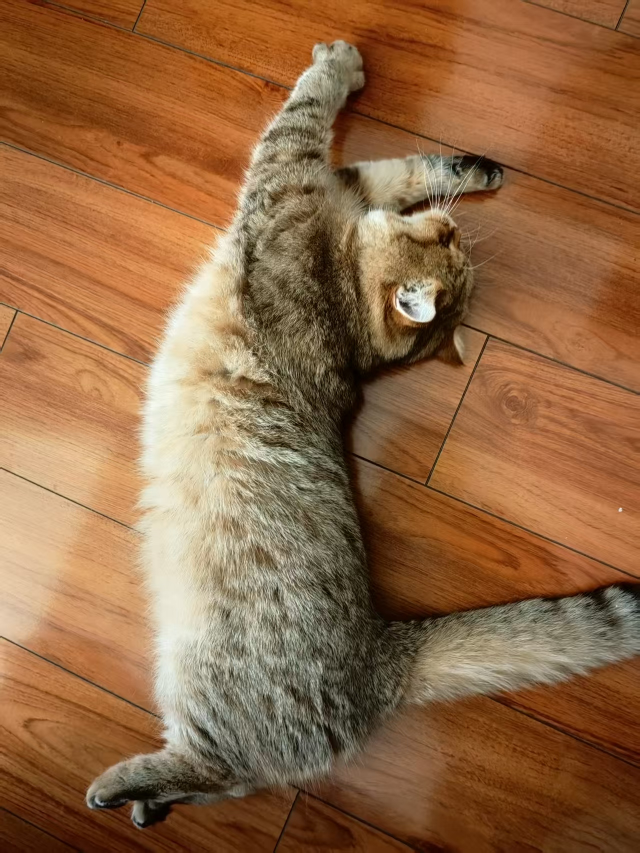
#> input picture references/photos/侧躺.jpg, 1279 x 1706 px (shown at 1/2 size); its folder holds only this picture in this run
$ python make_reference_contact_sheet.py
#> lines starting #> are read from the running program, lines starting #| are printed output that depends on the picture
#!/usr/bin/env python3
"""Build a compact labeled contact sheet from the local identity photos."""

from __future__ import annotations

import argparse
from pathlib import Path

from PIL import Image, ImageDraw, ImageFont, ImageOps


def load_font(size: int) -> ImageFont.FreeTypeFont | ImageFont.ImageFont:
    candidates = (
        Path(r"C:\Windows\Fonts\msyh.ttc"),
        Path(r"C:\Windows\Fonts\simhei.ttf"),
        Path("/usr/share/fonts/truetype/dejavu/DejaVuSans.ttf"),
    )
    for candidate in candidates:
        if candidate.exists():
            return ImageFont.truetype(str(candidate), size)
    return ImageFont.load_default()


def main() -> None:
    parser = argparse.ArgumentParser()
    parser.add_argument("--photos", type=Path, default=Path("references/photos"))
    parser.add_argument("--output", type=Path, default=Path("assets/reference-contact-sheet.jpg"))
    parser.add_argument("--columns", type=int, default=4)
    args = parser.parse_args()

    paths = sorted(
        path
        for path in args.photos.iterdir()
        if path.suffix.lower() in {".jpg", ".jpeg", ".png", ".webp"}
    )
    if not paths:
        raise SystemExit(f"No images found under {args.photos}")

    cell_w, image_h, label_h, margin = 320, 320, 42, 16
    rows = (len(paths) + args.columns - 1) // args.columns
    sheet = Image.new(
        "RGB",
        (
            margin + args.columns * (cell_w + margin),
            margin + rows * (image_h + label_h + margin),
        ),
        "#ece8df",
    )
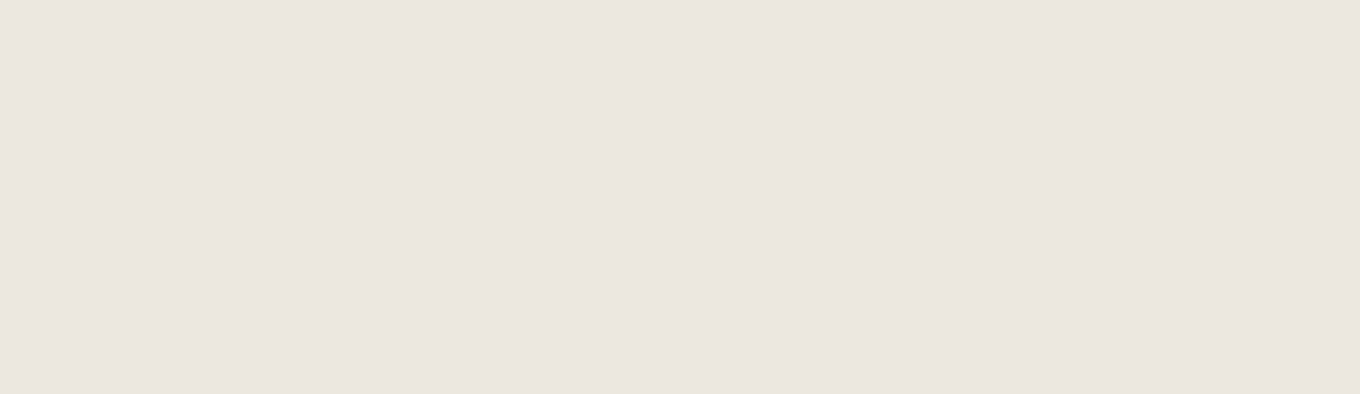
#> sheet: PIL image 1360x394 RGB; mean R, G, B 236, 232, 223
    draw = ImageDraw.Draw(sheet)
    font = load_font(18)

    for index, path in enumerate(paths):
        row, column = divmod(index, args.columns)
        x = margin + column * (cell_w + margin)
        y = margin + row * (image_h + label_h + margin)
        with Image.open(path) as source:
#> source is the input picture: PIL image 1279x1706 RGB; mean R, G, B 145.9, 104.2, 67.9
            image = ImageOps.exif_transpose(source).convert("RGB")
            fitted = ImageOps.fit(image, (cell_w, image_h), method=Image.Resampling.LANCZOS)
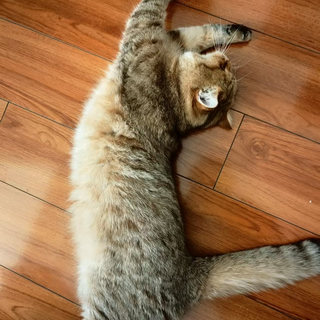
#> fitted: PIL image 320x320 RGB; mean R, G, B 153.6, 115.1, 79.4
        sheet.paste(fitted, (x, y))
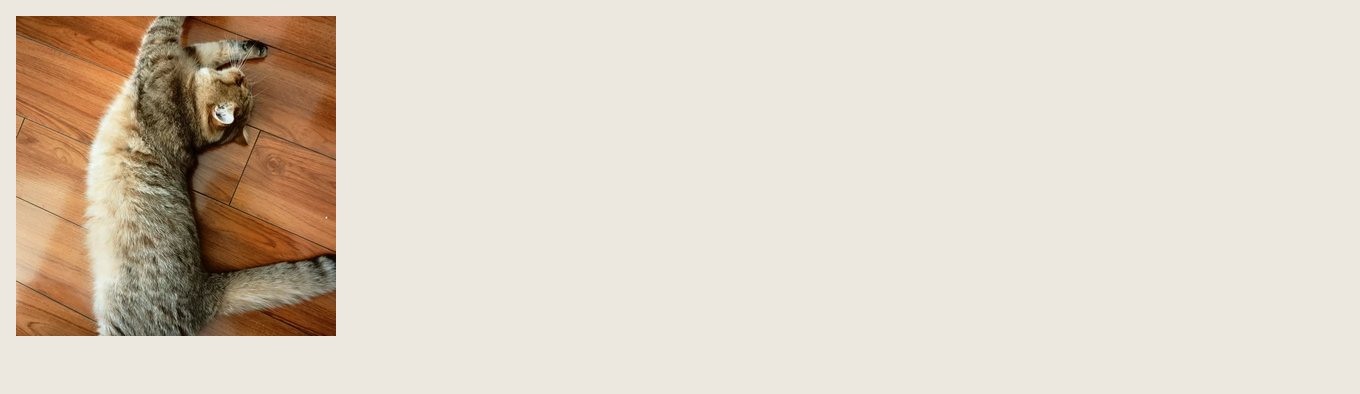
#> sheet: PIL image 1360x394 RGB; mean R, G, B 220.3, 209.7, 195.6
        label = path.stem
        bounds = draw.textbbox((0, 0), label, font=font)
#> bounds = (0, 4, 22, 20)
        tx = x + max(0, (cell_w - (bounds[2] - bounds[0])) // 2)
#> tx = 165
        draw.text((tx, y + image_h + 8), label, fill="#28231f", font=font)

    args.output.parent.mkdir(parents=True, exist_ok=True)
    sheet.save(args.output, quality=92, optimize=True)
    print(args.output.resolve())


if __name__ == "__main__":
    main()

$ run again, on references/photos/右侧1.jpg
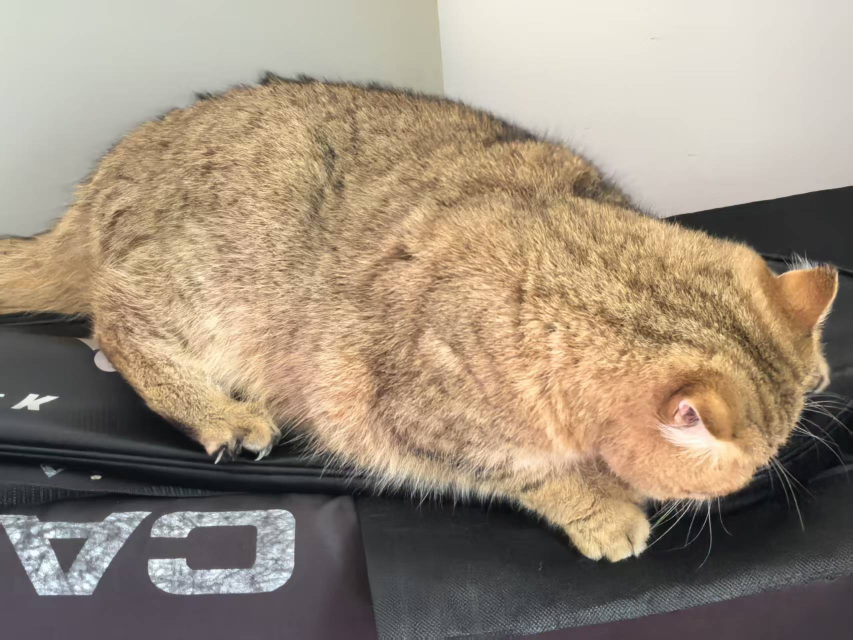
#> input picture references/photos/右侧1.jpg, 1706 x 1279 px (shown at 1/2 size)
#> in main, source is the input picture: PIL image 1706x1279 RGB; mean R, G, B 157.9, 142.7, 124.7
#> in main, `fitted = ImageOps.fit(image, (cell_w, image_h), method=Image.Resamplin..`:
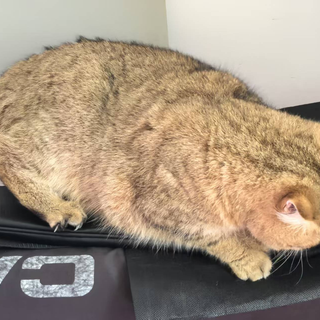
#> fitted: PIL image 320x320 RGB; mean R, G, B 166.3, 148.1, 127
#> in main, `sheet.paste(fitted, (x, y))`:
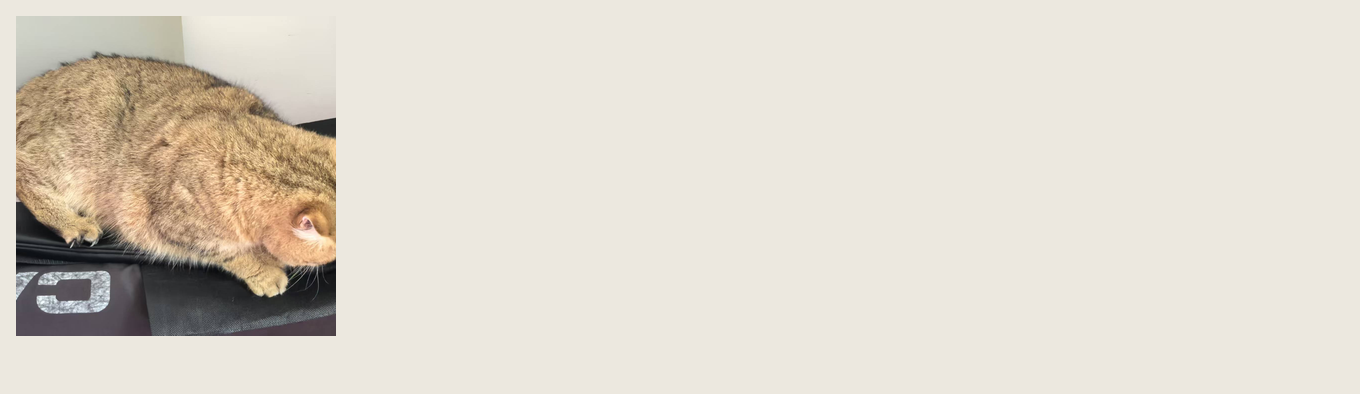
#> sheet: PIL image 1360x394 RGB; mean R, G, B 222.7, 216, 204.7
#> bounds = (0, 4, 33, 20)
#> tx = 159

$ run again, on references/photos/右侧2.jpg
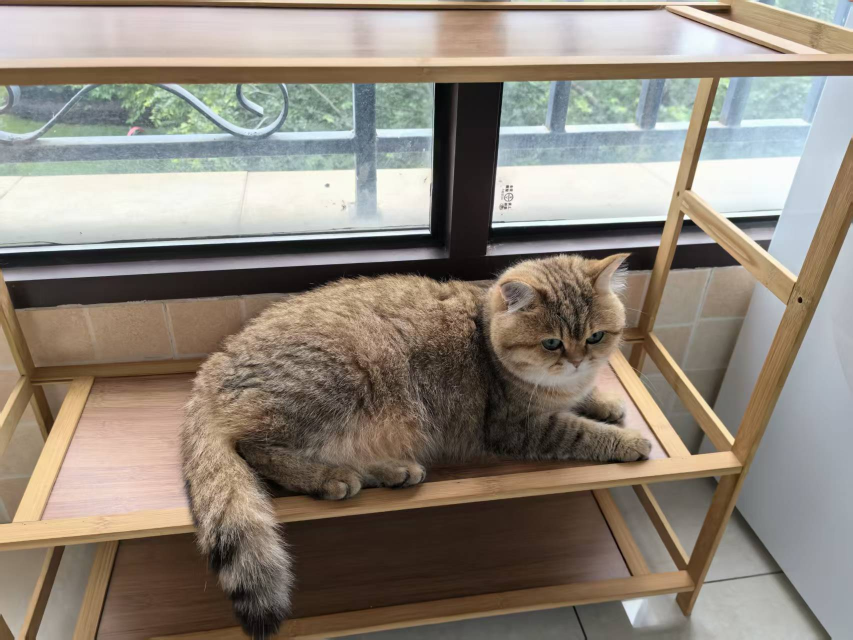
#> input picture references/photos/右侧2.jpg, 1706 x 1279 px (shown at 1/2 size)
#> in main, source is the input picture: PIL image 1706x1279 RGB; mean R, G, B 141.9, 132.7, 121.4
#> in main, `fitted = ImageOps.fit(image, (cell_w, image_h), method=Image.Resamplin..`:
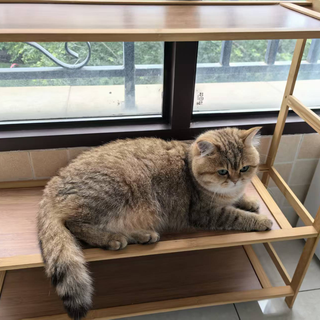
#> fitted: PIL image 320x320 RGB; mean R, G, B 134.2, 123.9, 112.1
#> in main, `sheet.paste(fitted, (x, y))`:
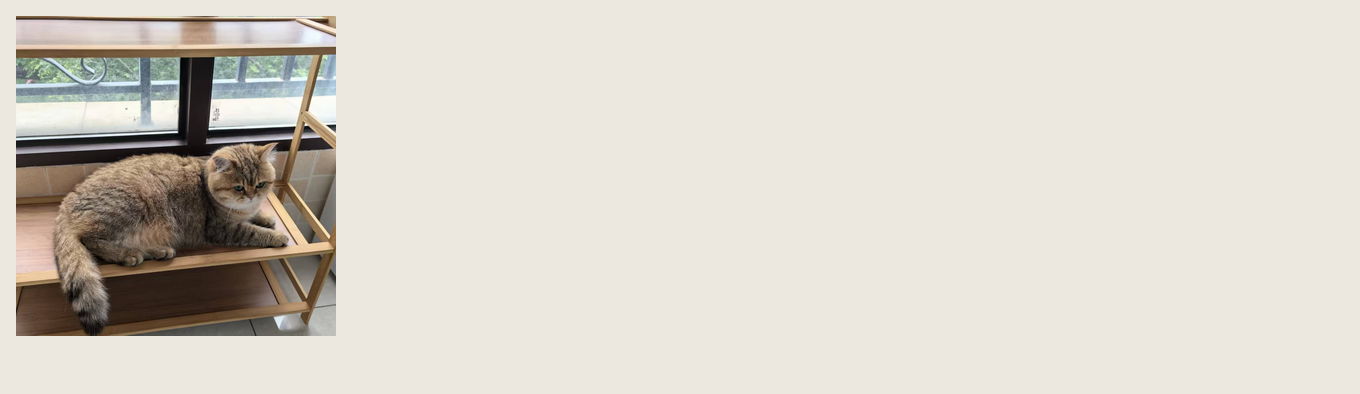
#> sheet: PIL image 1360x394 RGB; mean R, G, B 216.5, 211.4, 201.8
#> bounds = (0, 4, 33, 20)
#> tx = 159

$ run again, on references/photos/坐姿.jpg
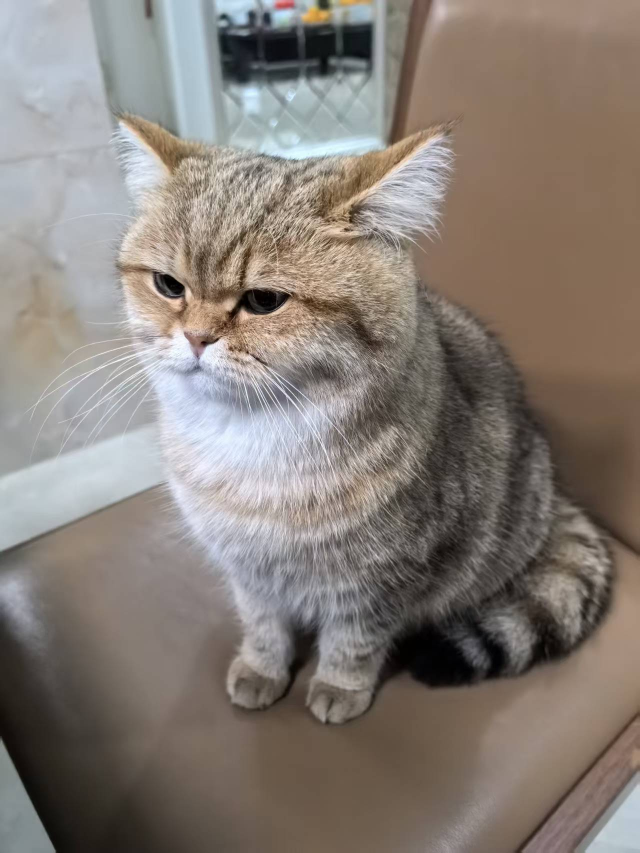
#> input picture references/photos/坐姿.jpg, 1279 x 1706 px (shown at 1/2 size)
#> in main, source is the input picture: PIL image 1279x1706 RGB; mean R, G, B 133.9, 125.1, 118.2
#> in main, `fitted = ImageOps.fit(image, (cell_w, image_h), method=Image.Resamplin..`:
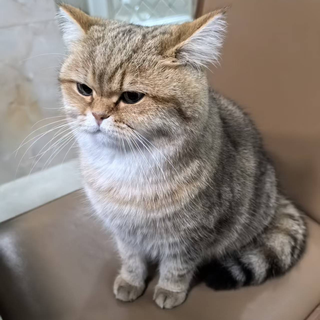
#> fitted: PIL image 320x320 RGB; mean R, G, B 137.4, 128, 121
#> in main, `sheet.paste(fitted, (x, y))`:
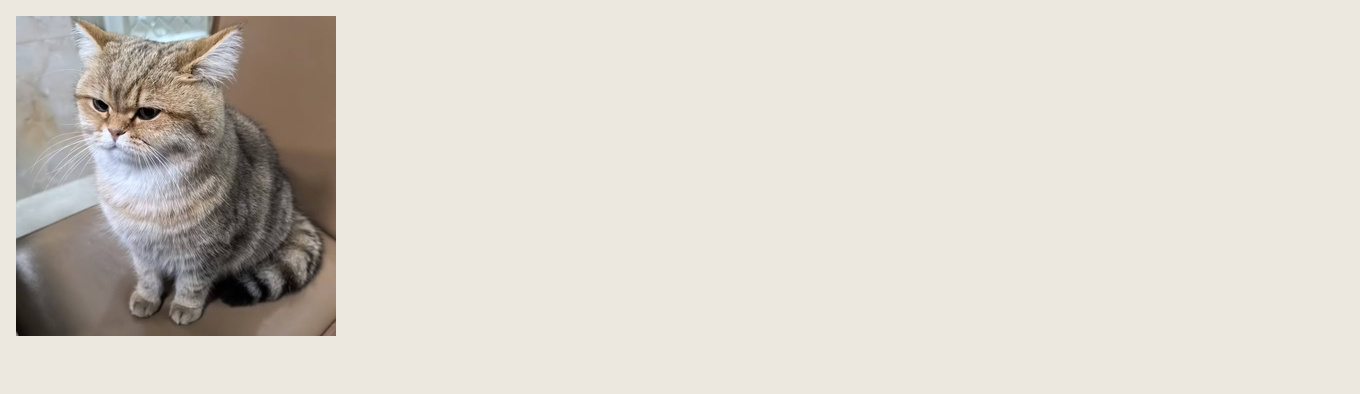
#> sheet: PIL image 1360x394 RGB; mean R, G, B 217.2, 212.1, 203.5
#> bounds = (0, 4, 22, 20)
#> tx = 165

$ run again, on references/photos/侧躺1.jpg
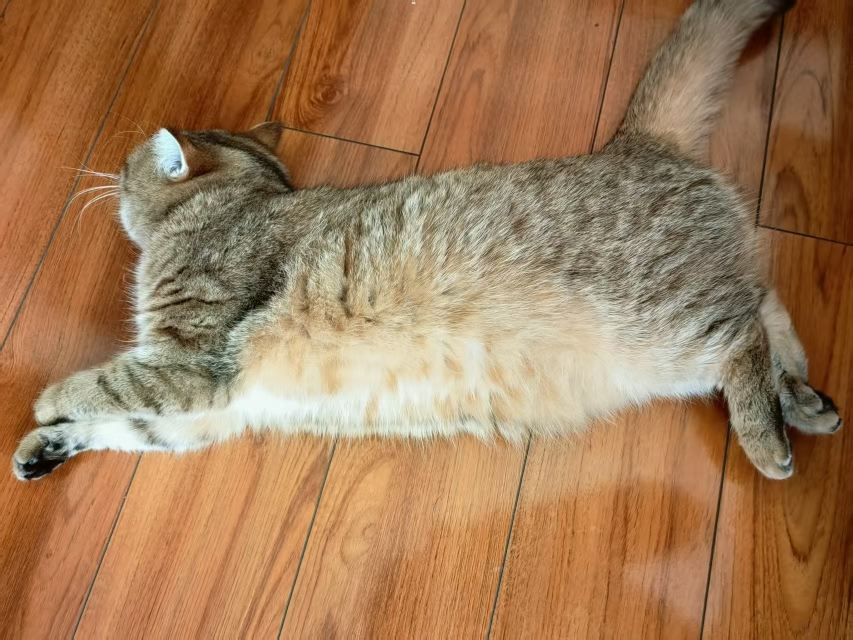
#> input picture references/photos/侧躺1.jpg, 1706 x 1279 px (shown at 1/2 size)
#> in main, source is the input picture: PIL image 1706x1279 RGB; mean R, G, B 161.5, 123.6, 87.7
#> in main, `fitted = ImageOps.fit(image, (cell_w, image_h), method=Image.Resamplin..`:
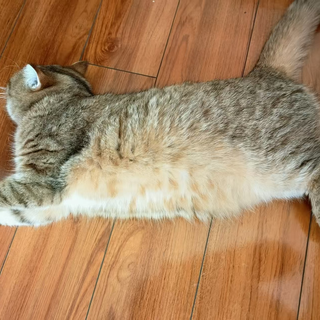
#> fitted: PIL image 320x320 RGB; mean R, G, B 169.6, 134.9, 99.6
#> in main, `sheet.paste(fitted, (x, y))`:
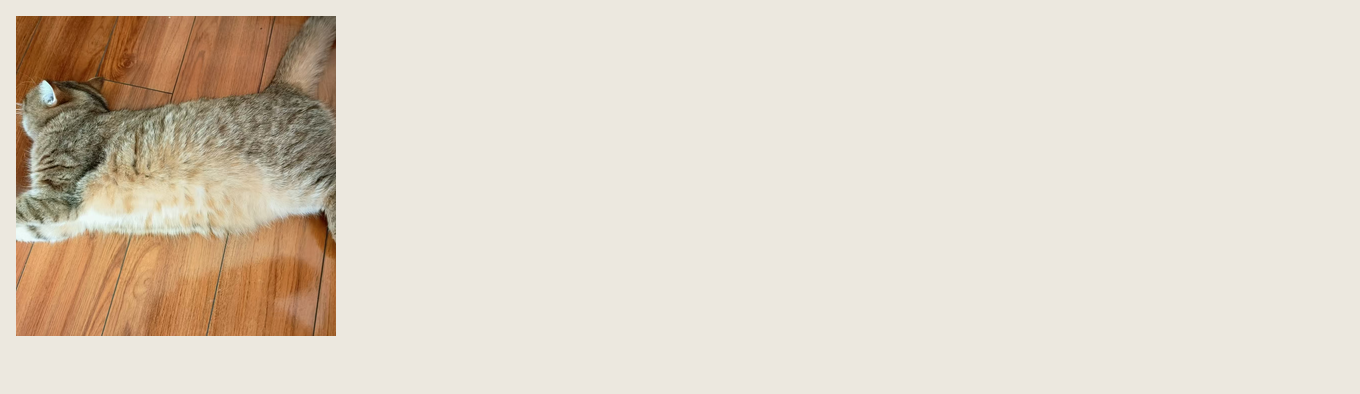
#> sheet: PIL image 1360x394 RGB; mean R, G, B 223.3, 213.5, 199.4
#> bounds = (0, 4, 33, 20)
#> tx = 159
